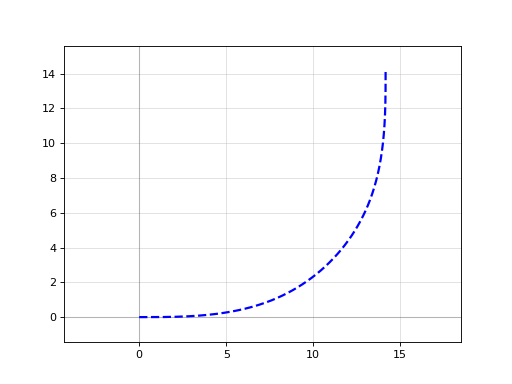

This chart was generated by the following Python code:
import gdsfactory as gf

p = gf.path.euler(radius=10)
p.plot()
